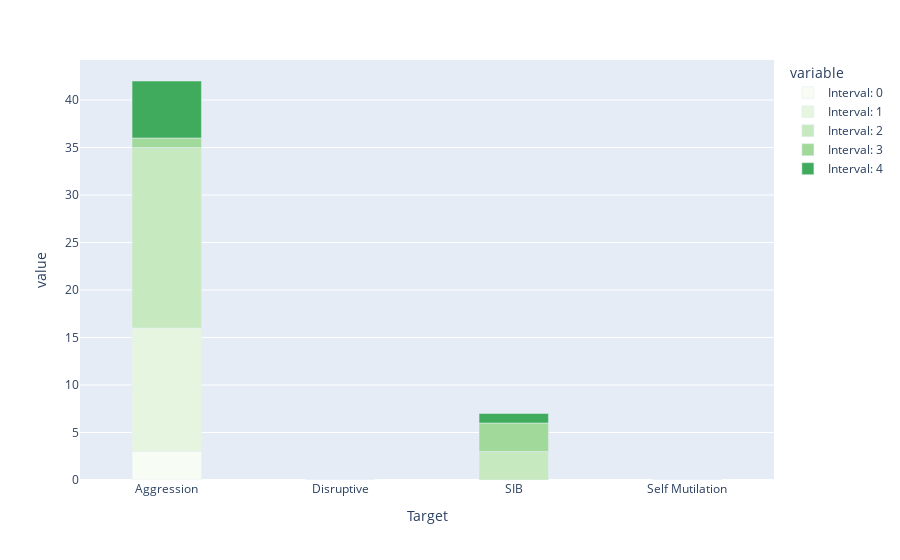

Notebook code cell kept with this figure:
### Code cell
fig = px.bar(durin_m[~durin_m['variable'].str.contains('Duration')],x = 'Target', y='value', color = 'variable',
             color_discrete_sequence= px.colors.sequential.Greens, category_orders={"variable": ["Interval: 0", "Interval: 1", "Interval: 2",
                                                                                               "Interval: 3","Duration: 4"]})
fig.update_traces(width=0.4)

fig

### Figure 1 — Plotly figure (JSON) as saved in the notebook; plotly's stock layout.template omitted (floating-point values rounded to 4 significant figures)
{"data": [{"alignmentgroup": "True", "hovertemplate": "variable=Interval: 0<br>Target=%{x}<br>value=%{y}<extra></extra>", "legendgroup": "Interval: 0", "marker": {"color": "rgb(247,252,245)", "pattern": {"shape": ""}}, "name": "Interval: 0", "offsetgroup": "Interval: 0", "orientation": "v", "showlegend": true, "textposition": "auto", "x": ["Aggression", "Disruptive", "SIB", "Self Mutilation"], "xaxis": "x", "y": [3, 0, 0, 0], "yaxis": "y", "type": "bar", "width": 0.4}, {"alignmentgroup": "True", "hovertemplate": "variable=Interval: 1<br>Target=%{x}<br>value=%{y}<extra></extra>", "legendgroup": "Interval: 1", "marker": {"color": "rgb(229,245,224)", "pattern": {"shape": ""}}, "name": "Interval: 1", "offsetgroup": "Interval: 1", "orientation": "v", "showlegend": true, "textposition": "auto", "x": ["Aggression", "Disruptive", "SIB", "Self Mutilation"], "xaxis": "x", "y": [13, 0, 0, 0], "yaxis": "y", "type": "bar", "width": 0.4}, {"alignmentgroup": "True", "hovertemplate": "variable=Interval: 2<br>Target=%{x}<br>value=%{y}<extra></extra>", "legendgroup": "Interval: 2", "marker": {"color": "rgb(199,233,192)", "pattern": {"shape": ""}}, "name": "Interval: 2", "offsetgroup": "Interval: 2", "orientation": "v", "showlegend": true, "textposition": "auto", "x": ["Aggression", "Disruptive", "SIB", "Self Mutilation"], "xaxis": "x", "y": [19, 0, 3, 0], "yaxis": "y", "type": "bar", "width": 0.4}, {"alignmentgroup": "True", "hovertemplate": "variable=Interval: 3<br>Target=%{x}<br>value=%{y}<extra></extra>", "legendgroup": "Interval: 3", "marker": {"color": "rgb(161,217,155)", "pattern": {"shape": ""}}, "name": "Interval: 3", "offsetgroup": "Interval: 3", "orientation": "v", "showlegend": true, "textposition": "auto", "x": ["Aggression", "Disruptive", "SIB", "Self Mutilation"], "xaxis": "x", "y": [1, 0, 3, 0], "yaxis": "y", "type": "bar", "width": 0.4}, {"alignmentgroup": "True", "hovertemplate": "variable=Interval: 4<br>Target=%{x}<br>value=%{y}<extra></extra>", "legendgroup": "Interval: 4", "marker": {"color": "rgb(65,171,93)", "pattern": {"shape": ""}}, "name": "Interval: 4", "offsetgroup": "Interval: 4", "orientation": "v", "showlegend": true, "textposition": "auto", "x": ["Aggression", "Disruptive", "SIB", "Self Mutilation"], "xaxis": "x", "y": [6, 0, 1, 0], "yaxis": "y", "type": "bar", "width": 0.4}], "layout": {"xaxis": {"anchor": "y", "domain": [0, 1], "title": {"text": "Target"}}, "yaxis": {"anchor": "x", "domain": [0, 1], "title": {"text": "value"}}, "legend": {"title": {"text": "variable"}, "tracegroupgap": 0}, "margin": {"t": 60}, "barmode": "relative"}}
